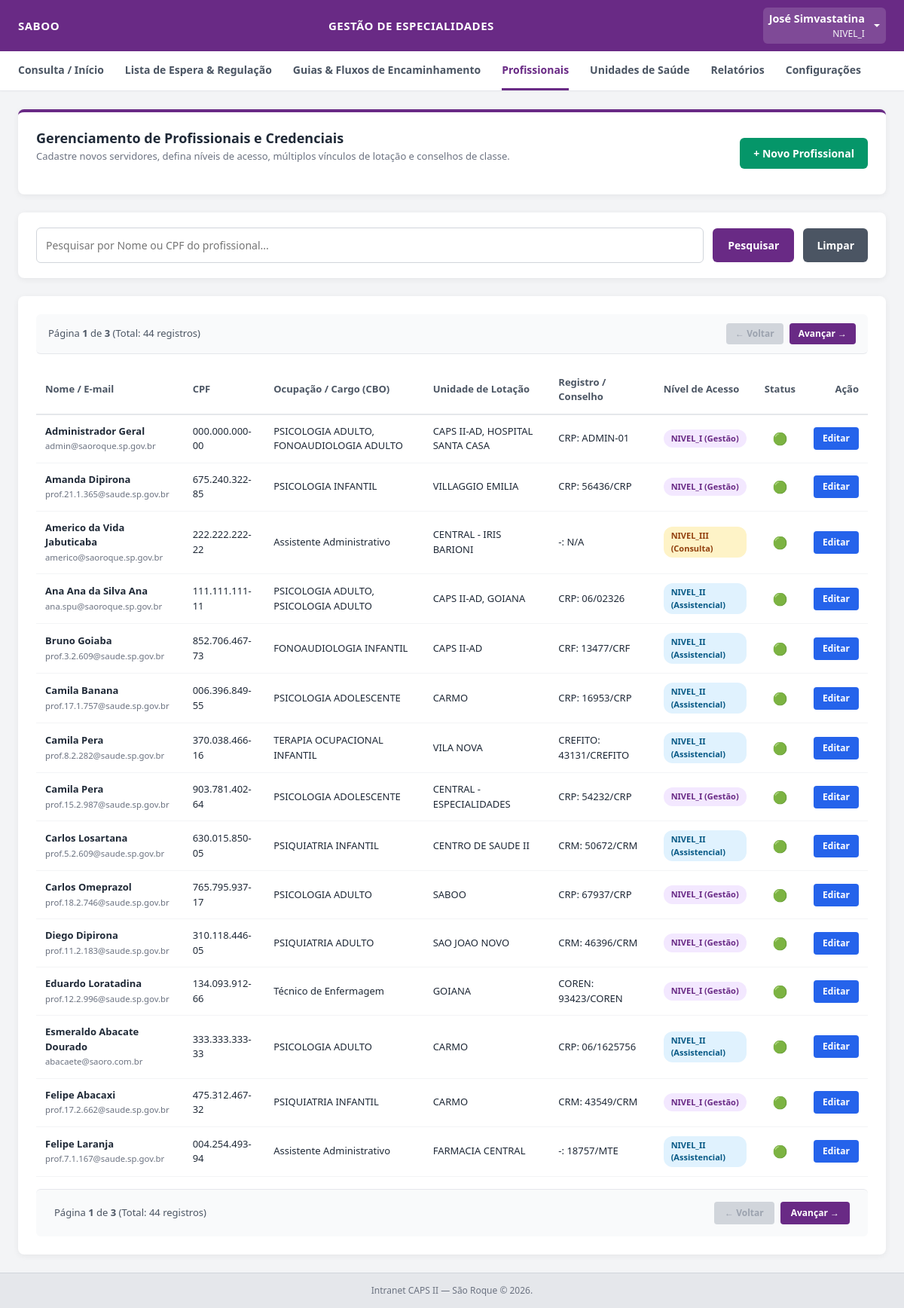
/admin/profissionais (signed in), run on the app's committed database.
### tables this page shows
CREATE TABLE estabelecimentos (
            id INTEGER PRIMARY KEY AUTOINCREMENT,
            cnes TEXT UNIQUE,
            nome TEXT NOT NULL,
            tipo TEXT NOT NULL,
            ativo INTEGER DEFAULT 1,
            created_at TIMESTAMP DEFAULT CURRENT_TIMESTAMP
        , criado_por_profissional_id INTEGER, atualizado_por_profissional_id INTEGER, updated_at TIMESTAMP);

CREATE TABLE profissionais (
            id INTEGER PRIMARY KEY AUTOINCREMENT,
            nome TEXT NOT NULL,
            cpf TEXT UNIQUE NOT NULL,
            email TEXT UNIQUE NOT NULL,
            senha_hash TEXT NOT NULL,
            perfil TEXT NOT NULL,
            registro_profissional TEXT,
            permite_terceirizadas INTEGER DEFAULT 0,
            ativo INTEGER DEFAULT 1,
            token_recuperacao TEXT,
            token_expiracao TIMESTAMP,
            forcar_troca_senha INTEGER DEFAULT 0,
            created_at TIMESTAMP DEFAULT CURRENT_TIMESTAMP
        , criado_por_profissional_id INTEGER, atualizado_por_profissional_id INTEGER, updated_at TIMESTAMP);

CREATE TABLE cbos (
            id INTEGER PRIMARY KEY AUTOINCREMENT,
            codigo TEXT UNIQUE NOT NULL,
            ocupacao TEXT NOT NULL,
            profissao TEXT,
            sigla_conselho TEXT,
            idade_minima INTEGER,
            idade_maxima INTEGER,
            meses_assiduidade INTEGER DEFAULT 6,
            created_at TIMESTAMP DEFAULT CURRENT_TIMESTAMP
        , ativa INTEGER DEFAULT 1, gera_lista_espera INTEGER DEFAULT 1);

### app.py (the view)
@app.route('/admin/profissionais', methods=['GET'])
@login_required
@nivel_i_required
def listar_profissionais():
    conn = get_db_connection()
    cursor = conn.cursor()
    page = int(request.args.get('page', 1))
    per_page = 15
    offset = (page - 1) * per_page
    cursor.execute('SELECT COUNT(*) FROM profissionais')
    total_registros = cursor.fetchone()[0]
    total_paginas = (
        (total_registros + per_page - 1) // per_page
        if total_registros > 0
        else 1
    )
    profissionais_raw = cursor.execute("""
        SELECT p.*,
               p_criou.nome AS criado_por_nome,
               p_at.nome AS atualizado_por_nome
        FROM profissionais p
        LEFT JOIN profissionais p_criou ON p.criado_por_profissional_id = p_criou.id
        LEFT JOIN profissionais p_at ON p.atualizado_por_profissional_id = p_at.id
        ORDER BY p.nome ASC
        LIMIT ? OFFSET ?
    """, (per_page, offset)).fetchall()
    profissionais = []
    for p in profissionais_raw:
        prof_dict = dict(p)
        vinculos_raw = cursor.execute("""
            SELECT pu.id AS vinculo_id, pu.estabelecimento_id, pu.cbo_id,
                   e.nome AS estabelecimento_nome, c.ocupacao AS cbo_ocupacao, c.sigla_conselho AS cbo_conselho
            FROM profissional_unidades pu
            JOIN estabelecimentos e ON pu.estabelecimento_id = e.id
            JOIN cbos c ON pu.cbo_id = c.id
            WHERE pu.profissional_id = ? AND pu.ativo = 1
        """, (prof_dict['id'],)).fetchall()
        prof_dict['vinculos'] = [dict(v) for v in vinculos_raw]
        if prof_dict['vinculos']:
            prof_dict['estabelecimento_nome'] = ", ".join([v['estabelecimento_nome'] for v in prof_dict['vinculos']])
            prof_dict['cbo_ocupacao'] = ", ".join([v['cbo_ocupacao'] for v in prof_dict['vinculos']])
            prof_dict['cbo_conselho'] = prof_dict['vinculos'][0]['cbo_conselho']
        else:
            prof_dict['estabelecimento_nome'] = "Não informada"
            prof_dict['cbo_ocupacao'] = "Não informada"
            prof_dict['cbo_conselho'] = "-"
        profissionais.append(prof_dict)
    cbos = [
        dict(row)
        for row in cursor.execute('SELECT id, codigo, ocupacao, sigla_conselho FROM cbos ORDER BY ocupacao ASC').fetchall()
    ]
    estabelecimentos = [
        dict(row)
        for row in cursor.execute('SELECT id, nome FROM estabelecimentos WHERE ativo = 1 ORDER BY nome ASC').fetchall()
    ]
    conn.close()
    return render_template(
        'admin_profissionais.html',
        profissionais=profissionais,
        cbos=cbos,
        estabelecimentos=estabelecimentos,
        pagina_atual=page,
        total_paginas=total_paginas,
        total_registros=total_registros,
    )

### templates/admin_profissionais.html (shortened to what this page needs)
{% set perfil = session.get('perfil') %}
<!DOCTYPE html>
<html lang="pt-BR">
<head>
    <link href="https://cdn.jsdelivr.net/npm/bootstrap@5.3.0/dist/css/bootstrap.min.css" rel="stylesheet">
</head>
<body>
    <div class="topbar">
        <div class="title">{{ session.get('estabelecimento', 'CAPS II — São Roque') }}</div>
        <div class="center-title">Gestão de Especialidades</div>
        <div class="dropdown">
            <a class="dropdown-toggle text-white d-flex align-items-center text-decoration-none py-1 px-2 rounded"
               href="#" id="userMenuDropdown" role="button" data-bs-toggle="dropdown" aria-expanded="false" style="background: rgba(255,255,255,0.15);">
                <div class="text-end me-2">
                    <span class="d-block fw-semibold text-white" style="font-size: 0.9rem;">{{ session.get('nome') }}</span>
                    <small class="d-block text-light opacity-85" style="font-size: 0.75rem;">{{ session.get('perfil') }}</small>
                </div>
            </a>
        </div>
    </div>
    <div class="navbar">
        <a href="/dashboard">Consulta / Início</a>
        <a href="/lista-espera">Lista de Espera & Regulação</a>
        <a href="/guias-fluxo">Guias & Fluxos de Encaminhamento</a>
        {% if perfil == 'NIVEL_I' %}
            <a href="/admin/profissionais" class="active">Profissionais</a>
            <a href="/admin/estabelecimentos">Unidades de Saúde</a>
            <a href="/relatorios">Relatórios</a>
            <a href="/admin/configuracoes">Configurações</a>
        {% endif %}
    </div>
    <div class="container">
        <div class="page-header">
            <div>
                <h2>Gerenciamento de Profissionais e Credenciais</h2>
                <p>Cadastre novos servidores, defina níveis de acesso, múltiplos vínculos de lotação e conselhos de classe.</p>
            </div>
            <button type="button" class="btn-novo" onclick="abrirModalNovo()">+ Novo Profissional</button>
        </div>
        <div class="search-card">
            <input type="text" id="filtroProfissional" class="search-input" placeholder="Pesquisar por Nome ou CPF do profissional..." onkeypress="handleKeyPress(event)" autofocus>
            <button type="button" class="btn-search" onclick="filtrarTabelaProfissionais()">Pesquisar</button>
            <button type="button" class="btn-clear" onclick="limparBuscaProfissional()">Limpar</button>
        </div>
        <div class="data-panel">
            {% if total_paginas > 1 %}
                <div style="display: flex; justify-content: space-between; align-items: center; padding: 12px 16px; background: #f9fafb; border-bottom: 1px solid #e5e7eb; margin-bottom: 16px; border-radius: 6px;">
                    <span style="font-size: 13px; color: #4b5563;">Página <strong>{{ pagina_atual }}</strong> de <strong>{{ total_paginas }}</strong> (Total: {{ total_registros }} registros)</span>
                    <div style="display: flex; gap: 8px;">
                        {% if pagina_atual > 1 %}
                            <a href="/admin/profissionais?page={{ pagina_atual - 1 }}" style="background-color: #4b5563; color: white; padding: 5px 12px; border-radius: 4px; font-size: 12px; font-weight: 600; text-decoration: none;">← Voltar</a>
                        {% else %}
                            <span style="background-color: #d1d5db; color: #9ca3af; padding: 5px 12px; border-radius: 4px; font-size: 12px; font-weight: 600; cursor: not-allowed;">← Voltar</span>
                        {% endif %}
                        {% if pagina_atual < total_paginas %}
                            <a href="/admin/profissionais?page={{ pagina_atual + 1 }}" style="background-color: #692A85; color: white; padding: 5px 12px; border-radius: 4px; font-size: 12px; font-weight: 600; text-decoration: none;">Avançar →</a>
                        {% else %}
                            <span style="background-color: #d1d5db; color: #9ca3af; padding: 5px 12px; border-radius: 4px; font-size: 12px; font-weight: 600; cursor: not-allowed;">Avançar →</span>
                        {% endif %}
                    </div>
                </div>
            {% endif %}
            <table class="table-data" id="tabelaProfissionais">
                <thead>
                    <tr>
                        <th>Nome / E-mail</th>
                        <th>CPF</th>
                        <th>Ocupação / Cargo (CBO)</th>
                        <th>Unidade de Lotação</th>
                        <th>Registro / Conselho</th>
                        <th>Nível de Acesso</th>
                        <th style="text-align: center;">Status</th>
                        <th style="text-align: right;">Ação</th>
                    </tr>
                </thead>
                <tbody>
                    {% for prof in profissionais %}
                    <tr>
                        <td>
                            <strong>{{ prof.nome }}</strong><br>
                            <small style="color: #6b7280;">{{ prof.email }}</small>
                        </td>
                        <td>{{ prof.cpf | cpf }}</td>
                        <td>{{ prof.cbo_ocupacao or prof.ocupacao }}</td>
                        <td>{{ prof.estabelecimento_nome or 'Não informada' }}</td>
                        <td>{{ prof.cbo_conselho or '-' }}: {{ prof.registro_profissional or 'N/A' }}</td>
                        <td>
                            {% if prof.perfil == 'NIVEL_I' %}
                                <span class="badge-perfil bg-nivel1">NIVEL_I (Gestão)</span>
                            {% elif prof.perfil == 'NIVEL_II' %}
                                <span class="badge-perfil bg-nivel2">NIVEL_II (Assistencial)</span>
                            {% else %}
                                <span class="badge-perfil bg-nivel3">NIVEL_III (Consulta)</span>
                            {% endif %}
                        </td>
                        <td style="text-align: center;">
                            {% if prof.ativo is defined and not prof.ativo %}
                                <span title="Inativo" style="font-size: 16px; cursor: help;">🔴</span>
                            {% else %}
                                <span title="Ativo" style="font-size: 16px; cursor: help;">🟢</span>
                            {% endif %}
                        </td>
                        <td style="text-align: right;">
                            <button class="btn-edit" onclick='abrirModalEdicao({{ prof | tojson }})'>Editar</button>
                        </td>
                    </tr>
                    {% else %}
                    <tr>
                        <td colspan="8" style="text-align: center; color: #6b7280; padding: 20px;">Nenhum profissional cadastrado.</td>
                    </tr>
                    {% endfor %}
                </tbody>
            </table>
            {% if total_paginas > 1 %}
                <div style="display: flex; justify-content: space-between; align-items: center; padding: 16px 24px; background: #f9fafb; border-top: 1px solid #e5e7eb; margin-top: 16px; border-radius: 6px;">
                    <span style="font-size: 13px; color: #4b5563;">Página <strong>{{ pagina_atual }}</strong> de <strong>{{ total_paginas }}</strong> (Total: {{ total_registros }} registros)</span>
                    <div style="display: flex; gap: 8px;">
                        {% if pagina_atual > 1 %}
                            <a href="/admin/profissionais?page={{ pagina_atual - 1 }}" style="background-color: #4b5563; color: white; padding: 6px 14px; border-radius: 4px; font-size: 12px; font-weight: 600; text-decoration: none;">← Voltar</a>
                        {% else %}
                            <span style="background-color: #d1d5db; color: #9ca3af; padding: 6px 14px; border-radius: 4px; font-size: 12px; font-weight: 600; cursor: not-allowed;">← Voltar</span>
                        {% endif %}
                        {% if pagina_atual < total_paginas %}
                            <a href="/admin/profissionais?page={{ pagina_atual + 1 }}" style="background-color: #692A85; color: white; padding: 6px 14px; border-radius: 4px; font-size: 12px; font-weight: 600; text-decoration: none;">Avançar →</a>
                        {% else %}
                            <span style="background-color: #d1d5db; color: #9ca3af; padding: 6px 14px; border-radius: 4px; font-size: 12px; font-weight: 600; cursor: not-allowed;">Avançar →</span>
                        {% endif %}
                    </div>
                </div>
            {% endif %}
        </div>
    </div>
    <div class="footer">Intranet CAPS II — São Roque &copy; 2026.</div>
</body>
</html>

### data on the page
estabelecimentos: get "SABOO", nome "SABOO"
profissionais: nome "Administrador Geral", email "admin@saoroque.sp.gov.br", cpf|cpf "000.000.000-00", registro_profissional "ADMIN-01"
cbos: sigla_conselho "CRP" "CRP" "CRP" "CRP", ocupacao "PSICOLOGIA ADULTO" "PSICOLOGIA ADULTO"
profissionais: nome "Amanda Dipirona", email "prof.21.1.365@saude.sp.gov.br", cpf|cpf "675.240.322-85", registro_profissional "56436/CRP"
cbos: ocupacao "PSICOLOGIA INFANTIL", sigla_conselho "CRP"
estabelecimentos: nome "VILLAGGIO EMILIA"
profissionais: nome "Americo da Vida Jabuticaba", email "americo@saoroque.sp.gov.br", cpf|cpf "222.222.222-22"
cbos: ocupacao "Assistente Administrativo" "Assistente Administrativo"
estabelecimentos: nome "CENTRAL - IRIS BARIONI"
profissionais: nome "Ana Ana da Silva Ana", email "ana.spu@saoroque.sp.gov.br", cpf|cpf "111.111.111-11", registro_profissional "06/02326"
profissionais: nome "Bruno Goiaba", email "prof.3.2.609@saude.sp.gov.br", cpf|cpf "852.706.467-73", registro_profissional "13477/CRF"
cbos: ocupacao "FONOAUDIOLOGIA INFANTIL", sigla_conselho "CRF"
estabelecimentos: nome "CAPS II-AD"
profissionais: nome "Camila Banana", email "prof.17.1.757@saude.sp.gov.br", cpf|cpf "006.396.849-55", registro_profissional "16953/CRP"
cbos: ocupacao "PSICOLOGIA ADOLESCENTE" "PSICOLOGIA ADOLESCENTE", sigla_conselho "CRP" "CRP"
estabelecimentos: nome "CARMO" "CARMO" "CARMO"
profissionais: nome "Camila Pera", email "prof.8.2.282@saude.sp.gov.br", cpf|cpf "370.038.466-16", registro_profissional "43131/CREFITO"
cbos: ocupacao "TERAPIA OCUPACIONAL INFANTIL", sigla_conselho "CREFITO"
estabelecimentos: nome "VILA NOVA"
profissionais: nome "Camila Pera", email "prof.15.2.987@saude.sp.gov.br", cpf|cpf "903.781.402-64", registro_profissional "54232/CRP"
estabelecimentos: nome "CENTRAL - ESPECIALIDADES"
profissionais: nome "Carlos Losartana", email "prof.5.2.609@saude.sp.gov.br", cpf|cpf "630.015.850-05", registro_profissional "50672/CRM"
cbos: ocupacao "PSIQUIATRIA INFANTIL" "PSIQUIATRIA INFANTIL", sigla_conselho "CRM" "CRM"
estabelecimentos: nome "CENTRO DE SAUDE II"
profissionais: nome "Carlos Omeprazol", email "prof.18.2.746@saude.sp.gov.br", cpf|cpf "765.795.937-17", registro_profissional "67937/CRP"
profissionais: nome "Diego Dipirona", email "prof.11.2.183@saude.sp.gov.br", cpf|cpf "310.118.446-05", registro_profissional "46396/CRM"
cbos: ocupacao "PSIQUIATRIA ADULTO", sigla_conselho "CRM"
estabelecimentos: nome "SAO JOAO NOVO"
profissionais: nome "Eduardo Loratadina", email "prof.12.2.996@saude.sp.gov.br", cpf|cpf "134.093.912-66", registro_profissional "93423/COREN"
cbos: ocupacao "Técnico de Enfermagem", sigla_conselho "COREN"
estabelecimentos: nome "GOIANA"
profissionais: nome "Esmeraldo Abacate Dourado", email "abacaete@saoro.com.br", cpf|cpf "333.333.333-33", registro_profissional "06/1625756"
profissionais: nome "Felipe Abacaxi", email "prof.17.2.662@saude.sp.gov.br", cpf|cpf "475.312.467-32", registro_profissional "43549/CRM"
profissionais: nome "Felipe Laranja", email "prof.7.1.167@saude.sp.gov.br", cpf|cpf "004.254.493-94", registro_profissional "18757/MTE"
estabelecimentos: nome "FARMACIA CENTRAL"

### other printed values
{{ session.get('nome') }} "José Simvastatina"
{{ session.get('perfil') }} "NIVEL_I"
{{ pagina_atual }} "1"
{{ total_paginas }} "3"
{{ total_registros }} "44"
{{ prof.cbo_ocupacao or prof.ocupacao }} "PSICOLOGIA ADULTO, FONOAUDIOLOGIA ADULTO" "PSICOLOGIA ADULTO, PSICOLOGIA ADULTO"
{{ prof.estabelecimento_nome or 'Não informada' }} "CAPS II-AD, HOSPITAL SANTA CASA" "CAPS II-AD, GOIANA"
{{ prof.cbo_conselho or '-' }} "-" "-"
{{ prof.registro_profissional or 'N/A' }} "N/A"
